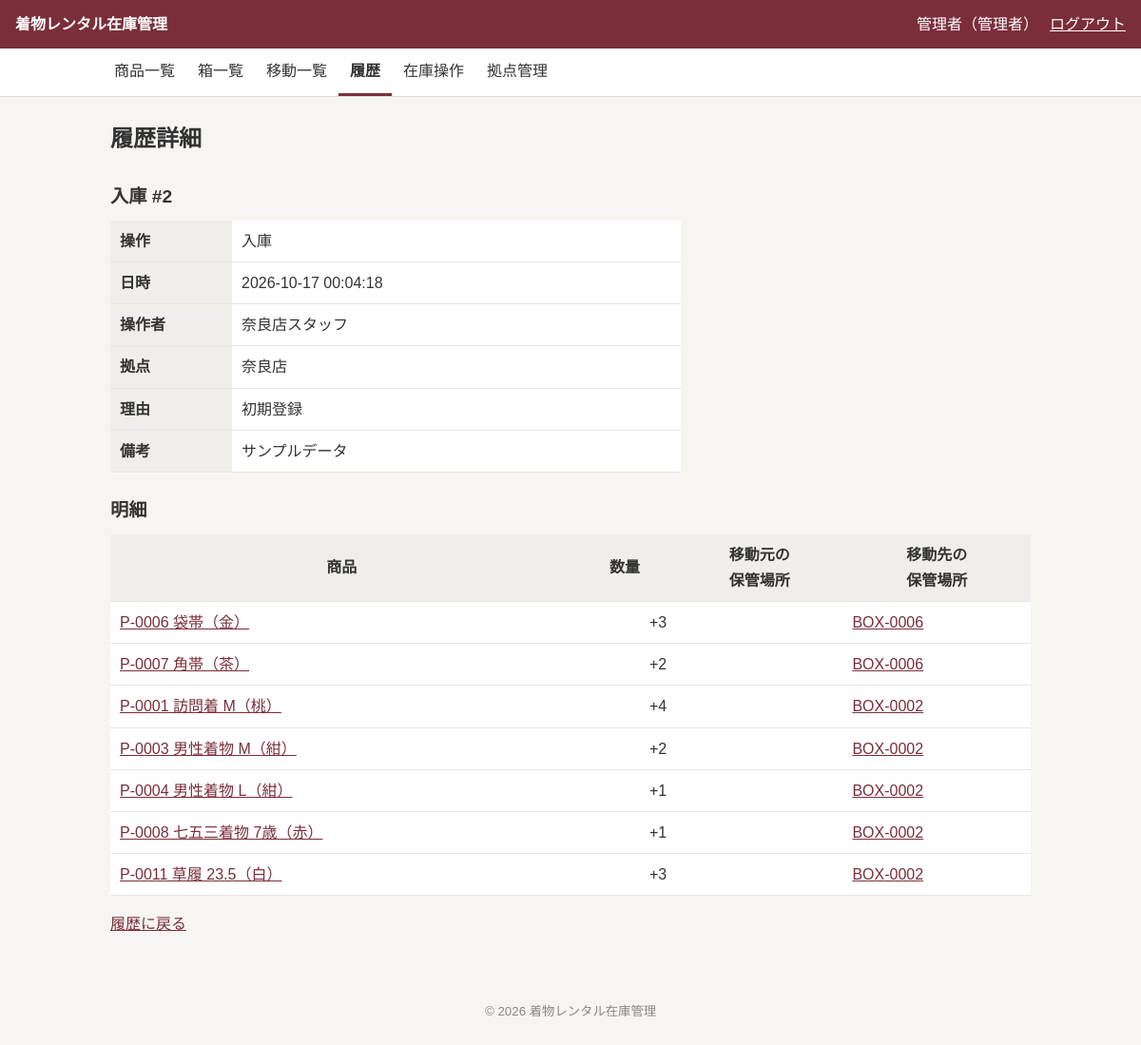
Page /histories/show.php?id=2 (signed in) on the committed database.
### tables this page shows
CREATE TABLE users (
  id            INT UNSIGNED NOT NULL AUTO_INCREMENT,
  login_id      VARCHAR(50)  NOT NULL,
  password_hash VARCHAR(255) NOT NULL,
  name          VARCHAR(50)  NOT NULL,
  role          ENUM('normal','admin') NOT NULL DEFAULT 'normal',
  location_id   INT UNSIGNED NOT NULL,
  status        ENUM('active','inactive') NOT NULL DEFAULT 'active',
  created_at    DATETIME     NOT NULL DEFAULT CURRENT_TIMESTAMP,
  updated_at    DATETIME     NOT NULL DEFAULT CURRENT_TIMESTAMP ON UPDATE CURRENT_TIMESTAMP,
  PRIMARY KEY (id),
  CONSTRAINT uk_users_login_id    UNIQUE (login_id),
  CONSTRAINT fk_users_location_id FOREIGN KEY (location_id) REFERENCES locations(id) ON DELETE RESTRICT
);

CREATE TABLE operations (
  id                   INT UNSIGNED NOT NULL AUTO_INCREMENT,
  type                 VARCHAR(20)  NOT NULL,
  user_id              INT UNSIGNED NOT NULL,
  created_at           DATETIME     NOT NULL DEFAULT CURRENT_TIMESTAMP,
  from_location_id     INT UNSIGNED NULL DEFAULT NULL,
  to_location_id       INT UNSIGNED NULL DEFAULT NULL,
  status               ENUM('in_transit','received','cancelled') NULL DEFAULT NULL,
  reason               ENUM('purchase','initial','disposal','sale','lost','other') NULL DEFAULT NULL,
  note                 TEXT         NULL DEFAULT NULL,
  related_operation_id INT UNSIGNED NULL DEFAULT NULL,
  received_by          INT UNSIGNED NULL DEFAULT NULL,
  received_at          DATETIME     NULL DEFAULT NULL,
  cancelled_by         INT UNSIGNED NULL DEFAULT NULL,
  cancelled_at         DATETIME     NULL DEFAULT NULL,
  PRIMARY KEY (id),
  CONSTRAINT fk_operations_user_id              FOREIGN KEY (user_id)              REFERENCES users(id)      ON DELETE RESTRICT,
  CONSTRAINT fk_operations_from_location_id     FOREIGN KEY (from_location_id)     REFERENCES locations(id)  ON DELETE RESTRICT,
  CONSTRAINT fk_operations_to_location_id       FOREIGN KEY (to_location_id)       REFERENCES locations(id)  ON DELETE RESTRICT,
  CONSTRAINT fk_operations_related_operation_id FOREIGN KEY (related_operation_id) REFERENCES operations(id) ON DELETE RESTRICT,
  CONSTRAINT fk_operations_received_by          FOREIGN KEY (received_by)          REFERENCES users(id)      ON DELETE RESTRICT,
  CONSTRAINT fk_operations_cancelled_by         FOREIGN KEY (cancelled_by)         REFERENCES users(id)      ON DELETE RESTRICT,
  CONSTRAINT ck_operations_type      CHECK (type IN ('stock_in','stock_out','adjustment','relocation','item_transfer','box_transfer')),
  CONSTRAINT ck_operations_status    CHECK ((type IN ('item_transfer','box_transfer')) = (status IS NOT NULL)),
  CONSTRAINT ck_operations_received  CHECK ((received_by IS NULL) = (received_at IS NULL)),
  CONSTRAINT ck_operations_cancelled CHECK ((cancelled_by IS NULL) = (cancelled_at IS NULL))
);

CREATE TABLE locations (
  id         INT UNSIGNED NOT NULL AUTO_INCREMENT,
  name       VARCHAR(50)  NOT NULL,
  note       TEXT         NULL DEFAULT NULL,
  status     ENUM('active','inactive') NOT NULL DEFAULT 'active',
  created_at DATETIME     NOT NULL DEFAULT CURRENT_TIMESTAMP,
  updated_at DATETIME     NOT NULL DEFAULT CURRENT_TIMESTAMP ON UPDATE CURRENT_TIMESTAMP,
  PRIMARY KEY (id),
  CONSTRAINT uk_locations_name UNIQUE (name)
);

CREATE TABLE operation_items (
  id           INT UNSIGNED NOT NULL AUTO_INCREMENT,
  operation_id INT UNSIGNED NOT NULL,
  product_id   INT UNSIGNED NOT NULL,
  qty          INT          NOT NULL,
  from_box_id  INT UNSIGNED NULL DEFAULT NULL,
  to_box_id    INT UNSIGNED NULL DEFAULT NULL,
  returned_box_id INT UNSIGNED NULL DEFAULT NULL,   
  PRIMARY KEY (id),
  CONSTRAINT fk_operation_items_operation_id FOREIGN KEY (operation_id) REFERENCES operations(id) ON DELETE RESTRICT,
  CONSTRAINT fk_operation_items_product_id   FOREIGN KEY (product_id)   REFERENCES products(id)   ON DELETE RESTRICT,
  CONSTRAINT fk_operation_items_from_box_id  FOREIGN KEY (from_box_id)  REFERENCES boxes(id)      ON DELETE RESTRICT,
  CONSTRAINT fk_operation_items_to_box_id    FOREIGN KEY (to_box_id)    REFERENCES boxes(id)      ON DELETE RESTRICT,
  CONSTRAINT fk_operation_items_returned_box_id FOREIGN KEY (returned_box_id) REFERENCES boxes(id) ON DELETE RESTRICT,
  CONSTRAINT ck_operation_items_qty      CHECK (qty > 0),
  CONSTRAINT ck_operation_items_box      CHECK (from_box_id IS NOT NULL OR to_box_id IS NOT NULL),
  CONSTRAINT ck_operation_items_diff_box CHECK (from_box_id IS NULL OR to_box_id IS NULL OR from_box_id <> to_box_id),
  CONSTRAINT ck_operation_items_returned CHECK (returned_box_id IS NULL OR (from_box_id IS NOT NULL AND to_box_id IS NULL))
);

### config/app.php (called while the page is built)
<?php
return [
    'debug'    => true,
    'timezone' => 'Asia/Tokyo',
    'app_name' => '着物レンタル在庫管理',
];

### includes/bootstrap.php (called while the page is built, shortened)
<?php
$appConfig = require __DIR__ . '/../config/app.php';
require_once __DIR__ . '/db.php';
require_once __DIR__ . '/functions.php';
require_once __DIR__ . '/auth.php';

### includes/functions.php (called while the page is built, shortened)
<?php
function h(?string $value): string
{
    return htmlspecialchars($value ?? '', ENT_QUOTES, 'UTF-8');
}
function product_code(int $id): string
{
    return sprintf('P-%04d', $id);
}
function box_code(int $id): string
{
    return sprintf('BOX-%04d', $id);
}
function label_map(): array
{
    return [
        'status'    => ['active' => '利用中', 'inactive' => '停止中'],
        'product_status' => ['active' => '利用中', 'inactive' => '廃番'],
        'role'      => ['normal' => '一般', 'admin' => '管理者'],
        'target'    => ['women' => '女', 'men' => '男', 'children' => '子'],
        'season'    => ['summer' => '夏物', 'winter' => '冬物', 'all_season' => '通年'],
        'box'       => ['active' => '使用中', 'in_transit' => '輸送中', 'retired' => '廃止'],
        'transfer'  => ['in_transit' => '輸送中', 'received' => '受取済', 'cancelled' => '取消済'],
        'operation' => [
            'stock_in'      => '入庫',
            'stock_out'     => '出庫',
            'adjustment'    => '在庫調整',
            'relocation'    => '保管場所変更',
            'item_transfer' => '商品移動',
            'box_transfer'  => '箱ごと移動',
        ],
        'reason' => [
            'purchase' => '新規購入',
            'initial'  => '初期登録',
            'disposal' => '廃棄',
            'sale'     => '売却',
            'lost'     => '紛失',
            'other'    => 'その他',
        ],
    ];
}
function label(string $type, ?string $value): string
{
    return label_map()[$type][$value] ?? '';
}

### includes/auth.php (called while the page is built, shortened)
<?php
function current_user(): ?array
{
    static $checked = false;
    static $user    = null;
    if ($checked) {
        return $user;
    }
    $checked = true;
    $sessionUser = $_SESSION['user'] ?? null;
    $stmt = getDb()->prepare(
        "SELECT id, name, role, location_id FROM users WHERE id = ? AND status = 'active'"
    );
    $stmt->execute([$sessionUser['id']]);
    $row = $stmt->fetch();
    $user = [
        'id'          => (int)$row['id'],
        'name'        => $row['name'],
        'role'        => $row['role'],
        'location_id' => (int)$row['location_id'],
    ];
    return $user;
}
function require_login(): void
{
    if (current_user() === null) {
        redirect('/login.php');
    }
}

### includes/db.php (called while the page is built)
<?php
function getDb(): PDO
{
    static $pdo = null;
    if ($pdo !== null) {
        return $pdo;
    }
    $config = require __DIR__ . '/../config/database.php';
    if (!empty($config['socket'])) {
        $dsn = sprintf(
            'mysql:unix_socket=%s;dbname=%s;charset=%s',
            $config['socket'],
            $config['dbname'],
            $config['charset']
        );
    } else {
        $dsn = sprintf(
            'mysql:host=%s;dbname=%s;charset=%s',
            $config['host'],
            $config['dbname'],
            $config['charset']
        );
    }
    $pdo = new PDO($dsn, $config['user'], $config['password'], [
        PDO::ATTR_ERRMODE            => PDO::ERRMODE_EXCEPTION,
        PDO::ATTR_DEFAULT_FETCH_MODE => PDO::FETCH_ASSOC,
        PDO::ATTR_EMULATE_PREPARES   => false,
    ]);
    $pdo->exec("SET time_zone = '+09:00'");
    return $pdo;
}

### includes/stock.php (called while the page is built, shortened)
<?php
function product_options(PDO $pdo): array
{
    $rows = $pdo->query(
        "SELECT id, name, size, color FROM products WHERE status = 'active' ORDER BY id"
    )->fetchAll();
    $options = [];
    foreach ($rows as $row) {
        $text = product_code((int)$row['id']) . ' ' . $row['name'];
        if ($row['size'] !== null) {
            $text .= ' ' . $row['size'];
        }
        if ($row['color'] !== null) {
            $text .= '（' . $row['color'] . '）';
        }
        $options[(int)$row['id']] = $text;
    }
    return $options;
}

### public/histories/show.php (the view, shortened to what this page needs)
<?php
require_once __DIR__ . '/../../includes/bootstrap.php';
require_once __DIR__ . '/../../includes/stock.php';
require_login();
$pdo         = getDb();
$operationId = (int)($_GET['id'] ?? 0);
$stmt = $pdo->prepare(
    'SELECT o.*, u.name AS user_name, fl.name AS from_name, tl.name AS to_name
     FROM operations o
     JOIN users u           ON u.id  = o.user_id
     LEFT JOIN locations fl ON fl.id = o.from_location_id
     LEFT JOIN locations tl ON tl.id = o.to_location_id
     WHERE o.id = ?'
);
$stmt->execute([$operationId]);
$operation = $stmt->fetch();
$stmt = $pdo->prepare(
    'SELECT oi.product_id, oi.qty, oi.from_box_id, oi.to_box_id,
            fb.loose_location_id AS from_loose, tb.loose_location_id AS to_loose
     FROM operation_items oi
     LEFT JOIN boxes fb ON fb.id = oi.from_box_id
     LEFT JOIN boxes tb ON tb.id = oi.to_box_id
     WHERE oi.operation_id = ?
     ORDER BY oi.id'
);
$stmt->execute([$operationId]);
$lines    = $stmt->fetchAll();
$products = product_options($pdo);
$typeNames = [
    'stock_in'   => '入庫',
    'stock_out'  => '出庫',
    'adjustment' => '在庫調整',
    'relocation' => '保管場所変更',
];
$typeName = $typeNames[$operation['type']] ?? $operation['type'];
function storage_link(?string $boxId, ?string $looseLocationId): string
{
    if ($boxId === null) {
        return '';
    }
    $id = (int)$boxId;
    return '<a href="/boxes/show.php?id=' . h((string)$id) . '">' . h(box_code($id)) . '</a>';
}
$pageTitle = '履歴詳細';
require __DIR__ . '/../../includes/layout/header.php';
?>
<h2><?= h($typeName) ?> #<?= h((string)$operationId) ?></h2>
<div class="table-wrap">
    <table class="detail-table">
        <tr>
            <th>操作</th>
            <td><?= h($typeName) ?></td>
        </tr>
        <tr>
            <th>日時</th>
            <td><?= h($operation['created_at']) ?></td>
        </tr>
        <tr>
            <th>操作者</th>
            <td><?= h($operation['user_name']) ?></td>
        </tr>
        <tr>
            <th>拠点</th>
            <td><?= h($operation['from_name'] ?? $operation['to_name'] ?? '') ?></td>
        </tr>
        <?php if ($operation['reason'] !== null): ?>
            <tr>
                <th>理由</th>
                <td><?= h(label('reason', $operation['reason'])) ?></td>
            </tr>
        <?php endif; ?>
        <tr>
            <th><?= $operation['type'] === 'adjustment' ? '理由' : '備考' ?></th>
            <td><?= nl2br(h($operation['note'])) ?></td>
        </tr>
    </table>
</div>
<h2>明細</h2>
<div class="table-wrap">
    <table>
        <tr>
            <th>商品</th>
            <th>数量</th>
            <th>移動元の<br>保管場所</th>
            <th>移動先の<br>保管場所</th>
        </tr>
        <?php foreach ($lines as $line): ?>
            <?php
            $sign = '';
            if ($line['from_box_id'] === null) {
                $sign = '+';
            } elseif ($line['to_box_id'] === null) {
                $sign = '−';
            }
            ?>
            <tr>
                <td>
                    <a href="/products/show.php?id=<?= h((string)$line['product_id']) ?>">
                        <?= h($products[(int)$line['product_id']] ?? product_code((int)$line['product_id'])) ?>
                    </a>
                </td>
                <td class="num"><?= h($sign . $line['qty']) ?></td>
                <td><?= storage_link($line['from_box_id'], $line['from_loose']) ?></td>
                <td><?= storage_link($line['to_box_id'], $line['to_loose']) ?></td>
            </tr>
        <?php endforeach; ?>
    </table>
</div>
<p><a href="/histories/">履歴に戻る</a></p>
<?php require __DIR__ . '/../../includes/layout/footer.php'; ?>

### includes/layout/header.php (shortened to what this page needs)
<?php
$user = current_user();
?>
<!DOCTYPE html>
<html lang="ja">
<head>
    <link rel="stylesheet" href="/assets/css/style.css">
</head>
<body>
    <header class="site-header">
        <a class="site-title" href="/dashboard.php"><?= h($appConfig['app_name']) ?></a>
        <?php if ($user !== null): ?>
            <div class="user-info">
                <span><?= h($user['name']) ?>（<?= h(label('role', $user['role'])) ?>）</span>
                <form method="post" action="/logout.php">
                    <button type="submit" class="button-link">ログアウト</button>
                </form>
            </div>
        <?php endif; ?>
    </header>
    <?php if ($user !== null): ?>
        <?php require __DIR__ . '/nav.php'; ?>
    <?php endif; ?>
    <main class="container">
        <h1><?= h($pageTitle ?? '') ?></h1>

### public/assets/css/style.css (style rules this page uses)
* { box-sizing: border-box; }
body { margin: 0; font-family: "Hiragino Sans", "Noto Sans JP", "Yu Gothic", sans-serif; font-size: 16px; line-height: 1.7; color: #333; background: #f6f5f2; }
a { color: #7a2e3a; }
.container { max-width: 1000px; margin: 0 auto; padding: 24px 16px; }
h1 { font-size: 1.5rem; margin: 0 0 16px; }
h2 { font-size: 1.2rem; margin: 24px 0 8px; }
.site-header { display: flex; justify-content: space-between; align-items: center; flex-wrap: wrap; gap: 8px; padding: 12px 16px; background: #7a2e3a; color: #fff; }
.site-title { color: #fff; font-weight: bold; text-decoration: none; }
.user-info { display: flex; align-items: center; gap: 12px; }
.user-info form { margin: 0; }
.table-wrap { overflow-x: auto; }
table { width: 100%; border-collapse: collapse; background: #fff; }
th, td { padding: 8px 10px; border-bottom: 1px solid #e5e5e5; text-align: left; }
th { background: #f0eeea; white-space: nowrap; text-align: center; }
td.num { text-align: right; }
.detail-table { max-width: 600px; }
.detail-table th { width: 8em; text-align: left; }
button, .button { display: inline-block; padding: 8px 18px; font-size: 1rem; color: #fff; background: #7a2e3a; border: none; border-radius: 4px; cursor: pointer; text-decoration: none; }
.button-link { padding: 0; color: inherit; background: none; text-decoration: underline; }

### rows in the picture
users: name "管理者", role "管理者"
operations: type "入庫", created_at "2026-10-17 00:04:18", user.name "奈良店スタッフ", to_location.name "奈良店", reason "初期登録", note "サンプルデータ"
operation_items: product "P-0006 袋帯（金）", from_box+qty "+3", id "BOX-0006"
operation_items: product "P-0007 角帯（茶）", from_box+qty "+2", id "BOX-0006"
operation_items: product "P-0001 訪問着 M（桃）", from_box+qty "+4", id "BOX-0002"
operation_items: product "P-0003 男性着物 M（紺）", from_box+qty "+2", id "BOX-0002"
operation_items: product "P-0004 男性着物 L（紺）", from_box+qty "+1", id "BOX-0002"
operation_items: product "P-0008 七五三着物 7歳（赤）", from_box+qty "+1", id "BOX-0002"
operation_items: product "P-0011 草履 23.5（白）", from_box+qty "+3", id "BOX-0002"

### other values in the picture
$appConfig['app_name'] "着物レンタル在庫管理"
$navLabel "商品一覧"
$navLabel "箱一覧"
$navLabel "移動一覧"
$navLabel "履歴"
$navLabel "在庫操作"
$navLabel "拠点管理"
$pageTitle "履歴詳細"
$operationId "2"
